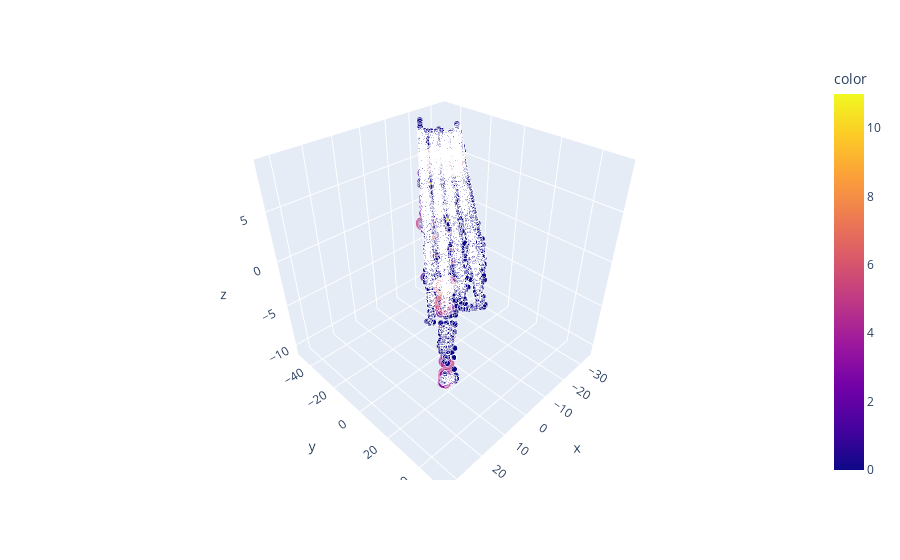

The notebook cell this image was saved under:
### Code cell
visualize_results_colored(pier, vertex_count, center)

### Figure 1 — Plotly figure (JSON) as saved in the notebook; plotly's stock layout.template omitted (floating-point values rounded to 4 significant figures; data arrays with more than 128 entries replaced by an {"elided": "..."} marker saying what was removed)
{"data": [{"hovertemplate": "x=%{x}<br>y=%{y}<br>z=%{z}<br>size=%{marker.size}<br>color=%{marker.color}<extra></extra>", "legendgroup": "", "marker": {"color": {"elided": "14172 int values"}, "coloraxis": "coloraxis", "size": {"elided": "14172 int values"}, "sizemode": "area", "sizeref": 0.03, "symbol": "circle"}, "mode": "markers", "name": "", "scene": "scene", "showlegend": false, "type": "scatter3d", "x": {"elided": "14172 float values"}, "y": {"elided": "14172 float values"}, "z": {"elided": "14172 float values"}}], "layout": {"coloraxis": {"colorbar": {"title": {"text": "color"}}, "colorscale": [[0, "#0d0887"], [0.1111, "#46039f"], [0.2222, "#7201a8"], [0.3333, "#9c179e"], [0.4444, "#bd3786"], [0.5556, "#d8576b"], [0.6667, "#ed7953"], [0.7778, "#fb9f3a"], [0.8889, "#fdca26"], [1, "#f0f921"]]}, "legend": {"itemsizing": "constant", "tracegroupgap": 0}, "margin": {"t": 60}, "scene": {"domain": {"x": [0, 1], "y": [0, 1]}, "xaxis": {"title": {"text": "x"}}, "yaxis": {"title": {"text": "y"}}, "zaxis": {"title": {"text": "z"}}}}}
